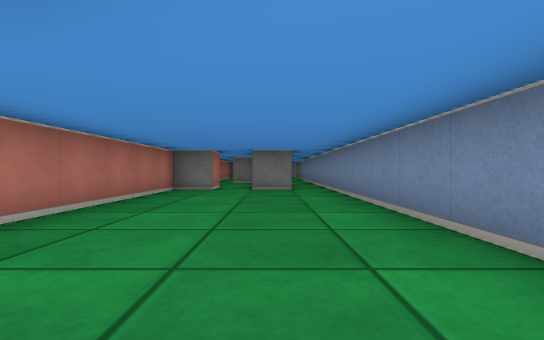
[1] (above)

19 first-person views from a walk through a cub3D level. The camera is about half as high as the walls, looks level and sees 85° across. The floor is counted in squares. Each view is taken from the middle of a square. On the plan, view 1 faces up. The plan holds only what a view shows up to about 9 squares ahead; the rest is blank. The place goes on beyond the plan.

[2]
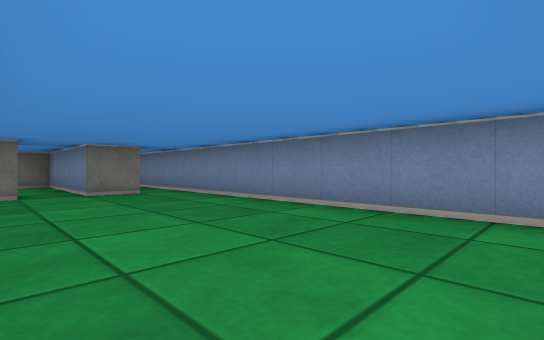

[3]
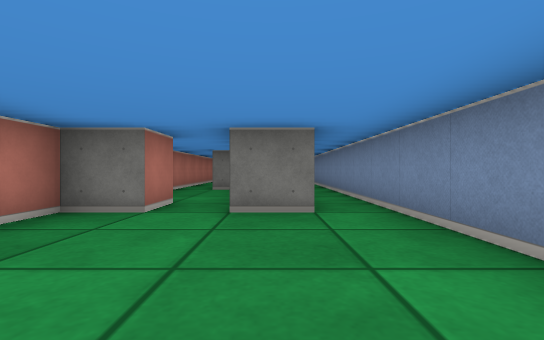

[4]
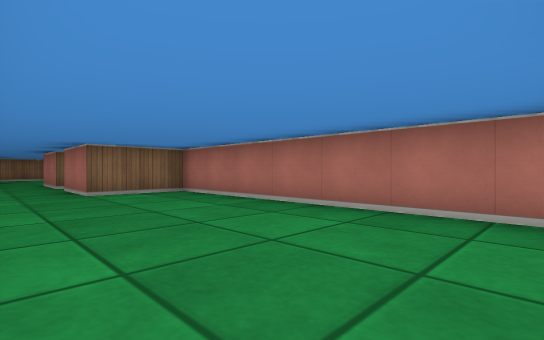

[5]
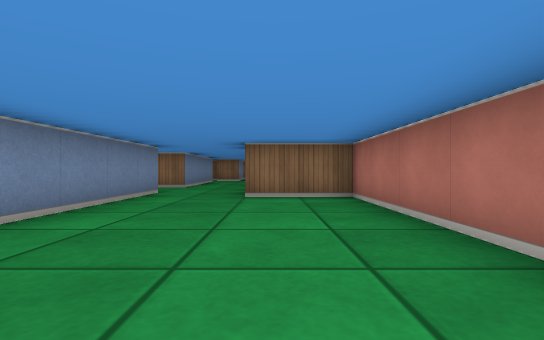

[6]
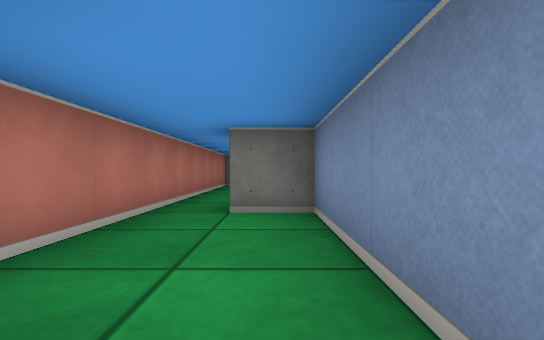

[7]
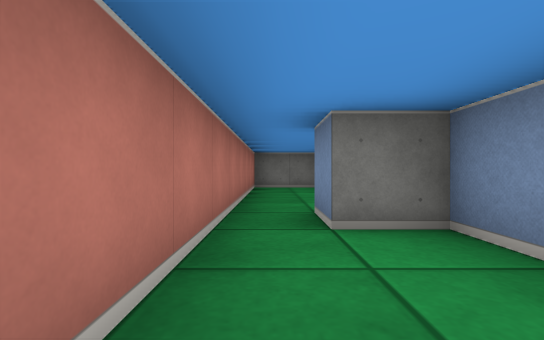

[8]
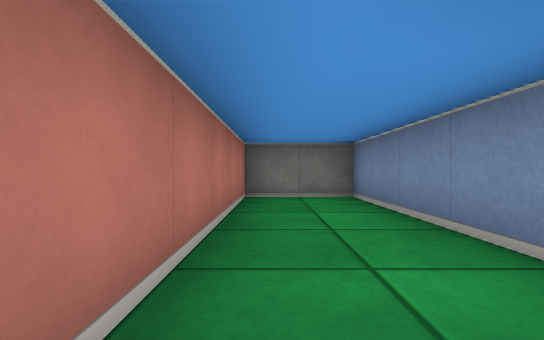

[9]
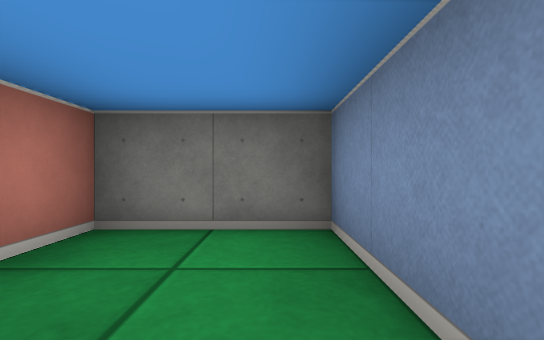

[10]
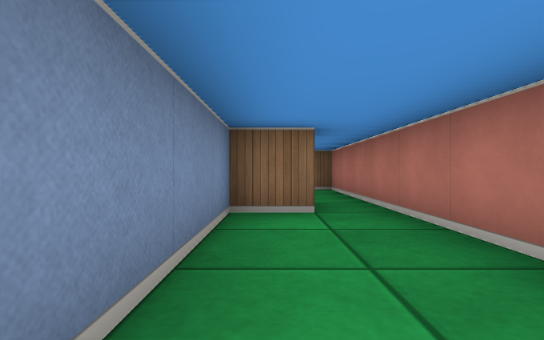

[11]
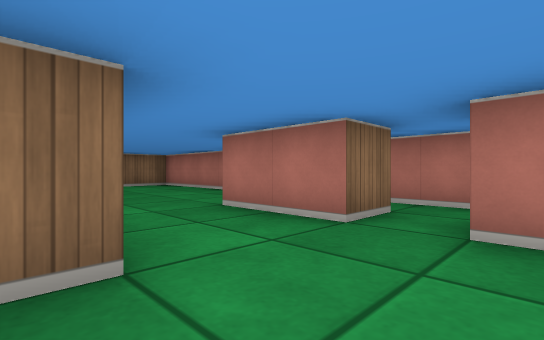

[12]
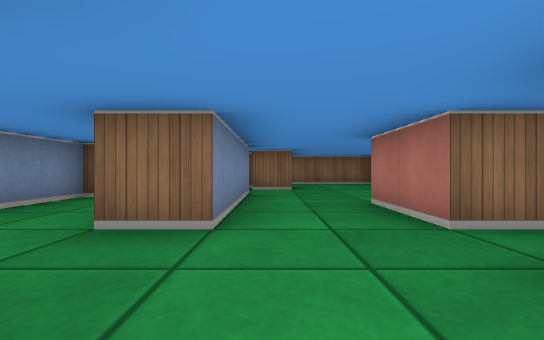

[13]
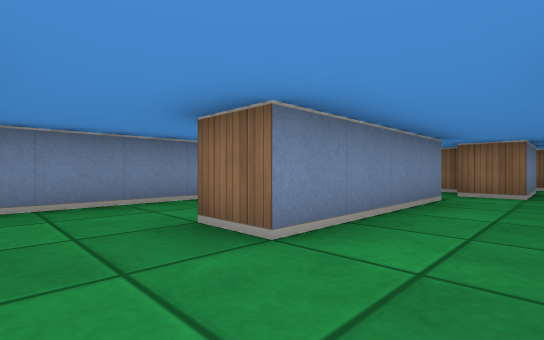

[14]
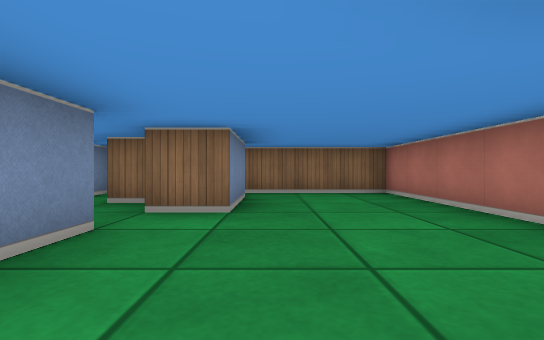

[15]
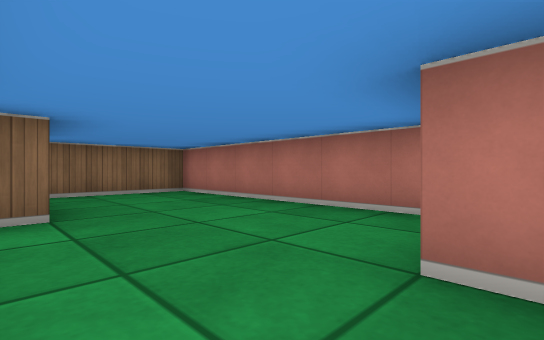

[16]
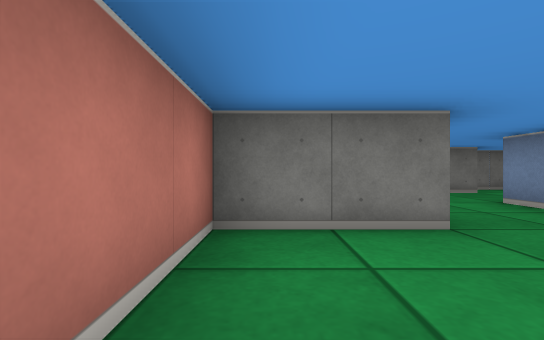

[17]
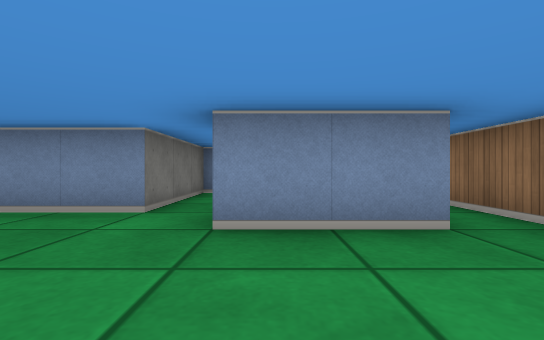

[18]
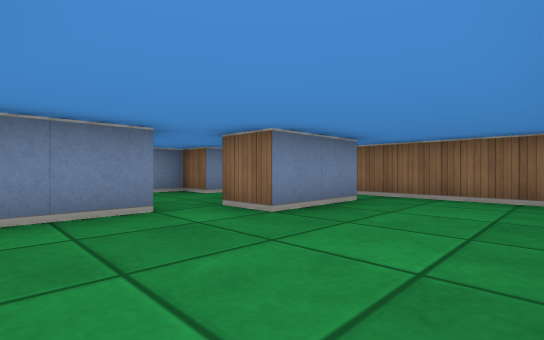

[19]
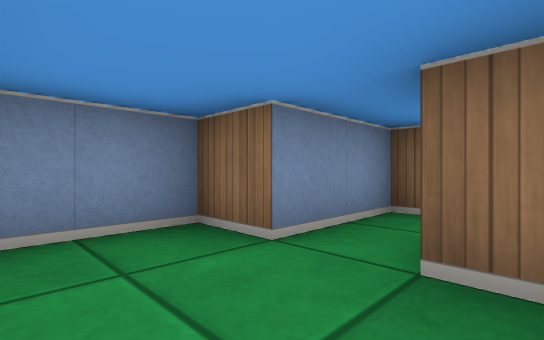

### Floor plan
Points are (right, up) in squares from view 1. A wall is a line through its corners. A room is listed if a view was taken in it or the views show most of it. See-through windows are left out.
Room 1 (views 1, 2, 3, 4, 5, 6, 12)
walls: (0.6, 7.5) (-0.5, 7.5) (-0.5, 8.5); (-1.5, 8.5) (-1.5, 7.5) (-2.5, 7.5) (-2.5, 0.5) (-0.5, 0.5) (-0.5, -0.5); (1.5, -0.5) (1.5, 12.9)
ways out: opening at (-1, 9) to room 2; opening at (0.5, 0) to room 4
Room 2 (views 7, 8)
walls: (-0.5, 8.5) (-0.5, 11.5) (-1.5, 11.5) (-1.5, 12.5); (-2.5, 12.5) (-2.5, 8.5) (-2, 8.5)
ways out: opening at (-1, 9) to room 1; opening at (-2, 12) to room 3
Room 3 (views 9, 10)
walls: (-1.5, 12.5) (-0.5, 12.5) (-0.5, 17.5) (-2.5, 17.5) (-2.5, 12.5)
ways out: opening at (-2, 12) to room 2
Room 4 (views 11, 13)
walls: (-0.5, -0.5) (-0.5, -1.5); (1.5, -2.5) (2.5, -2.5); (2.5, -0.5) (1.9, -0.5)
ways out: opening at (0.5, 0) to room 1; opening at (0.5, -3.5) to room 5; opening at (2, -1.5) to room 6; opening at (-1, -2) to room 8
Room 5 (views 14, 15, 16, 17, 18, 19)
walls: (0.5, -9.5) (0.5, -7.5) (1.5, -7.5); (2.5, -6.5) (1.5, -6.5) (1.5, -2.5); (-0.5, -2.5) (-0.5, -4.5) (-2.5, -4.5) (-2.5, -10.5) (2.5, -10.5)
ways out: opening at (0.5, -3.5) to room 4; opening at (2, -7) to room 7; opening at (1.5, -10) to room 9
Room 6 (no view inside)
walls: (3.9, 0.5) (3.1, 0.5); (4.5, -5.5) (4.5, -1.1)
ways out: opening at (2, -1.5) to room 4
Room 7 (no view inside)
walls: (3.5, -8.5) (4.5, -8.5) (4.5, -6.5) (2.5, -6.5); (1.5, -8.5) (2.5, -8.5)
ways out: opening at (2, -7) to room 5; opening at (3, -9) to room 9
Room 8 (no view inside)
walls: (-2.5, -1.9) (-2.5, -3); (-1.5, -2.5) (-0.5, -2.5)
ways out: opening at (-1, -2) to room 4
Room 9 (no view inside)
walls: (2.5, -10.5) (3.5, -10.5) (3.5, -8.5)
ways out: opening at (1.5, -10) to room 5; opening at (3, -9) to room 7

Where each view was taken, in squares from view 1:
view 1: 0 up, 0 right, facing up
view 2: 1 up, 2 left, facing up-right
view 3: 4 up, 0 right, facing up
view 4: 7 up, 1 right, facing down-left
view 5: 6 up, 1 left, facing down
view 6: 8 up, 1 left, facing up
view 7: 9 up, 2 left, facing up
view 8: 12 up, 2 left, facing up
view 9: 15 up, 1 left, facing up
view 10: 16 up, 1 left, facing down
view 11: 1 down, 2 right, facing down-left
view 12: 0 up, 1 right, facing down
view 13: 1 down, 0 right, facing down-right
view 14: 4 down, 0 right, facing down
view 15: 4 down, 1 right, facing down-left
view 16: 7 down, 2 left, facing up
view 17: 8 down, 2 left, facing right
view 18: 5 down, 2 left, facing down-right
view 19: 7 down, 2 right, facing down-right
